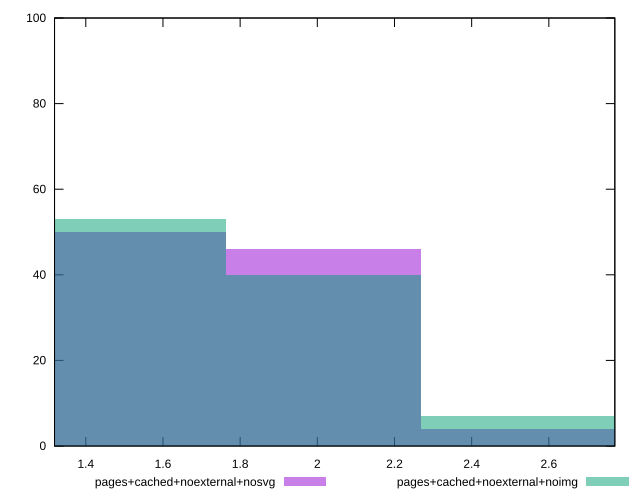

Generate this figure with gnuplot:
reset

$pagesCachedNoexternalNosvg <<EOF
2.0157570258153816 46
1.5118177693615362 50
2.5196962822692273 4
EOF

$pagesCachedNoexternalNoimg <<EOF
1.5118177693615362 53
2.0157570258153816 40
2.5196962822692273 7
EOF

set key outside below
set boxwidth 0.5039392564538454
set xrange [1.319:2.7710000000000004]
set yrange [0:100]
set trange [0:100]
set style fill transparent solid 0.5 noborder
set terminal svg size 640, 500 enhanced background rgb 'white'
set output "reprap/server-response-time/comparison/histogram/7_vs_8.svg"

plot $pagesCachedNoexternalNosvg title "pages+cached+noexternal+nosvg" with boxes, \
     $pagesCachedNoexternalNoimg title "pages+cached+noexternal+noimg" with boxes

reset
